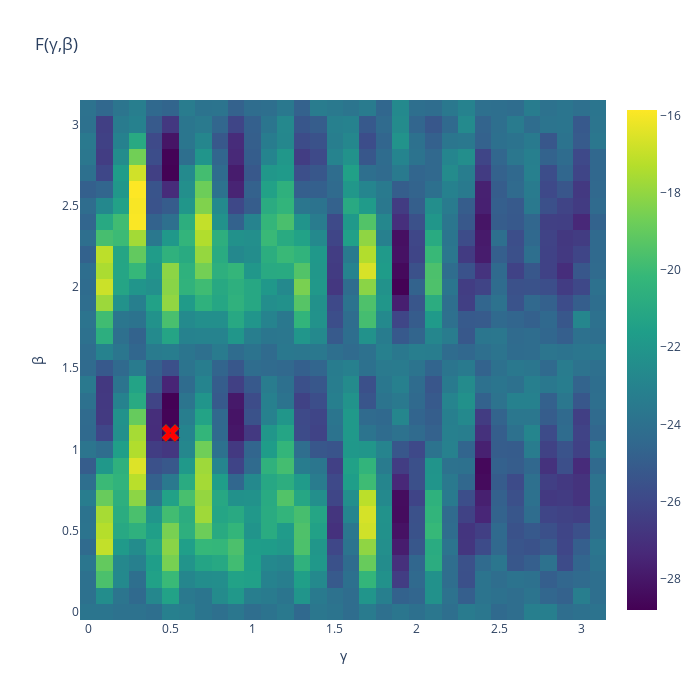

Source (notebook cell):
### Code cell
# Plot Heatmap 
fig = go.Figure(data=go.Heatmap(z=landscape, x=b_beta, y=a_gamma, type = 'heatmap', colorscale = 'viridis'))

# Update Layout
fig.update_layout(title="F(γ,β)", width=700, height=700, yaxis_title="β", xaxis_title="γ")

# Display Global Minimium 
fig.add_trace(
    go.Scatter(mode="markers", x=[opt_beta], y=[opt_gamma], marker_symbol=[204], text = [landscape[gamma,beta]],
                   marker_color="red",  hovertemplate="x: %{x}<br>y: %{y}<br> z: %{text:.2f}<extra></extra>", 
                   marker_line_width=1, marker_size=16))

### Figure 1 — Plotly figure (JSON) as saved in the notebook; plotly's stock layout.template omitted (floating-point values rounded to 4 significant figures; data arrays with more than 128 entries replaced by an {"elided": "..."} marker saying what was removed)
{"data": [{"colorscale": [[0, "#440154"], [0.1111, "#482878"], [0.2222, "#3e4989"], [0.3333, "#31688e"], [0.4444, "#26828e"], [0.5556, "#1f9e89"], [0.6667, "#35b779"], [0.7778, "#6ece58"], [0.8889, "#b5de2b"], [1, "#fde725"]], "type": "heatmap", "x": [0, 0.1, 0.2, 0.3, 0.4, 0.5, 0.6, 0.7, 0.8, 0.9, 1, 1.1, 1.2, 1.3, 1.4, 1.5, 1.6, 1.7, 1.8, 1.9, 2, 2.1, 2.2, 2.3, 2.4, 2.5, 2.6, 2.7, 2.8, 2.9, 3, 3.1], "y": [0, 0.1, 0.2, 0.3, 0.4, 0.5, 0.6, 0.7, 0.8, 0.9, 1, 1.1, 1.2, 1.3, 1.4, 1.5, 1.6, 1.7, 1.8, 1.9, 2, 2.1, 2.2, 2.3, 2.4, 2.5, 2.6, 2.7, 2.8, 2.9, 3, 3.1], "z": {"elided": "32x32 float values"}}, {"hovertemplate": "x: %{x}<br>y: %{y}<br> z: %{text:.2f}<extra></extra>", "marker": {"color": "red", "line": {"width": 1}, "size": 16, "symbol": [204]}, "mode": "markers", "text": ["-28.810848773299867"], "type": "scatter", "x": [0.5], "y": [1.1]}], "layout": {"height": 700, "title": {"text": "F(γ,β)"}, "width": 700, "xaxis": {"title": {"text": "γ"}}, "yaxis": {"title": {"text": "β"}}}}
